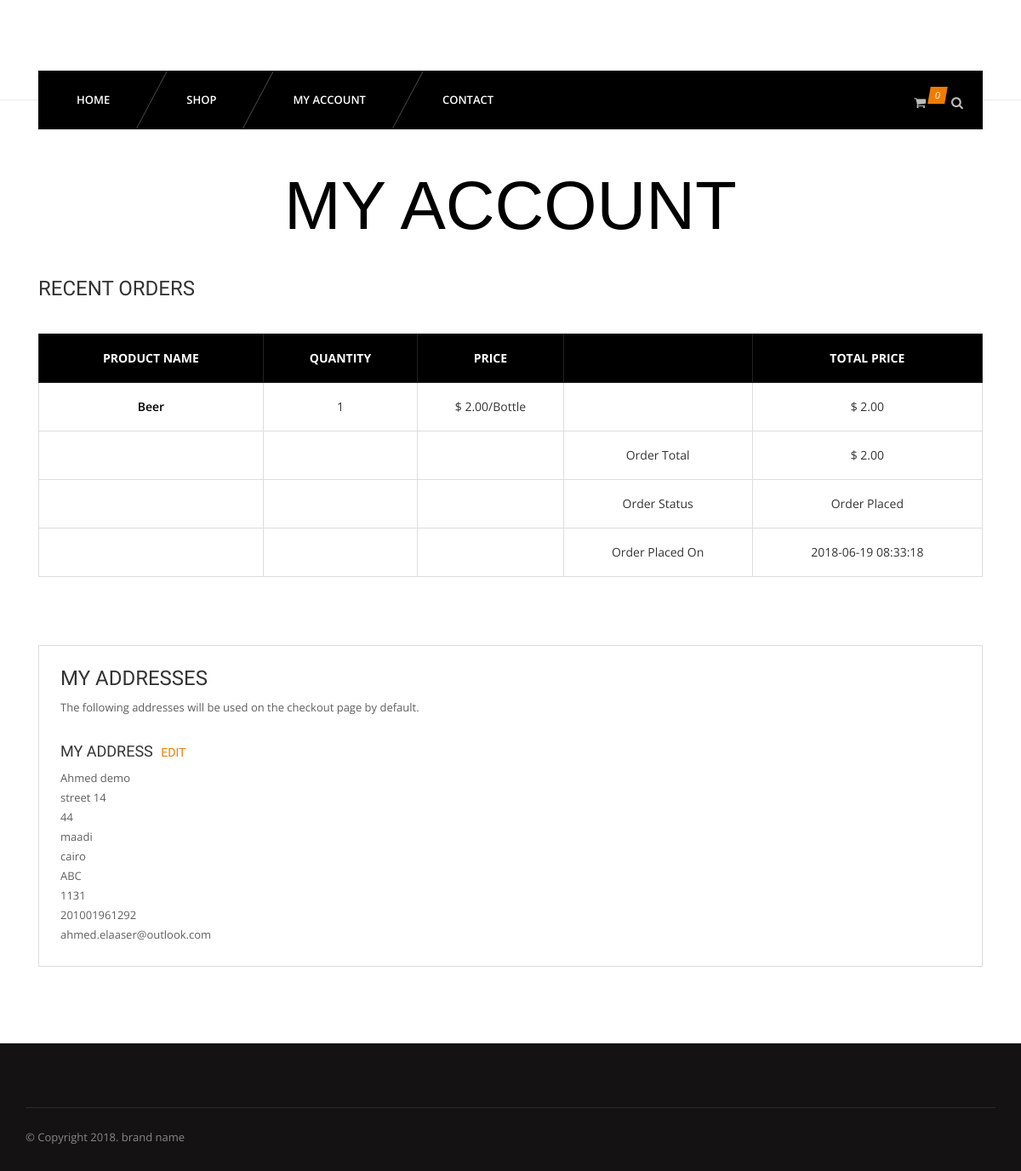
/view-order.php?id=7 (signed in), run on the app's committed database.
### tables this page shows
CREATE TABLE `orderitems` (
  `id` int(11) NOT NULL,
  `pid` int(11) NOT NULL,
  `pquantity` varchar(255) NOT NULL,
  `orderid` int(11) NOT NULL,
  `productprice` varchar(255) NOT NULL
);

CREATE TABLE `products` (
  `id` int(11) NOT NULL,
  `name` varchar(255) NOT NULL,
  `catid` int(11) NOT NULL,
  `price` varchar(255) NOT NULL,
  `thumb` varchar(255) NOT NULL,
  `description` varchar(255) NOT NULL,
  `unit` text NOT NULL
);

CREATE TABLE `orders` (
  `id` int(11) NOT NULL,
  `uid` int(11) NOT NULL,
  `totalprice` varchar(255) NOT NULL,
  `orderstatus` varchar(255) NOT NULL,
  `shipping` varchar(30) NOT NULL,
  `paymentmode` varchar(255) NOT NULL,
  `timestamp` datetime NOT NULL DEFAULT CURRENT_TIMESTAMP
);

CREATE TABLE `users` (
  `id` int(11) NOT NULL,
  `email` varchar(255) NOT NULL,
  `password` varchar(255) NOT NULL,
  `timestamp` datetime NOT NULL DEFAULT CURRENT_TIMESTAMP
);

CREATE TABLE `usersmeta` (
  `id` int(11) NOT NULL,
  `uid` int(11) NOT NULL,
  `firstname` varchar(255) NOT NULL,
  `lastname` varchar(255) NOT NULL,
  `company` varchar(255) NOT NULL,
  `address1` varchar(255) NOT NULL,
  `address2` varchar(255) NOT NULL,
  `city` varchar(255) NOT NULL,
  `state` varchar(255) NOT NULL,
  `country` varchar(255) NOT NULL,
  `zip` varchar(255) NOT NULL,
  `mobile` varchar(255) NOT NULL,
  `balance` varchar(10) NOT NULL DEFAULT '0'
);

### view-order.php (the view, shortened to what this page needs)
<?php
	require_once 'config/connect.php';
include 'inc/header.php';
include 'inc/nav.php';
$uid = $_SESSION['customerid'];
?>
	<section id="content">
		<div class="content-blog content-account">
			<div class="container">
				<div class="row">
					<div class="page_header text-center">
						<h2>My Account</h2>
					</div>
					<div class="col-md-12">
			<h3>Recent Orders</h3>
			<br>
			<table class="cart-table account-table table table-bordered">
				<thead>
					<tr>
						<th>Product Name</th>
						<th>Quantity</th>
						<th>Price</th>
						<th></th>
						<th>Total Price</th>
					</tr>
				</thead>
				<tbody>
				<?php
					if(isset($_GET['id']) & !empty($_GET['id'])){
						$oid = $_GET['id'];
					}else{
						header('location: my-account.php');
					}
					$ordsql = "SELECT * FROM orders WHERE uid='$uid' AND id='$oid'";
					$ordres = mysqli_query($connection, $ordsql);
					$ordr = mysqli_fetch_assoc($ordres);
					$orditmsql = "SELECT * FROM orderitems o JOIN products p WHERE o.pid=p.id and o.orderid=$oid";
					$orditmres = mysqli_query($connection, $orditmsql);
					while($orditmr = mysqli_fetch_assoc($orditmres)){
				?>
					<tr>
						<td>
							<a href="single.php?id=<?php echo $orditmr['pid']; ?>"><?php echo substr($orditmr['name'], 0, 25); ?></a>
						</td>
						<td>
							<?php echo $orditmr['pquantity']; ?>
						</td>
						<td>
							$ <?php echo $orditmr['productprice']; ?>/<?php echo $orditmr['unit']; ?>
						</td>
						<td>
						</td>
						<td>
							$ <?php echo number_format($orditmr['productprice']*$orditmr['pquantity'], 2); ?>
						</td>
					</tr>
				<?php } ?>
					<tr>
						<td></td>
						<td></td>
						<td></td>
						<td>
							Order Total
						</td>
						<td>
							$ <?php echo number_format($ordr['totalprice'], 2); ?>
						</td>
					</tr>
					<tr>
						<td></td>
						<td></td>
						<td></td>
						<td>
							Order Status
						</td>
						<td>
							<?php echo $ordr['orderstatus']; ?>
						</td>
					</tr>
					<tr>
						<td></td>
						<td></td>
						<td></td>
						<td>
							Order Placed On
						</td>
						<td>
							<?php echo $ordr['timestamp']; ?>
						</td>
					</tr>
				</tbody>
			</table>
			<br>
			<br>
			<br>
			<div class="ma-address">
						<h3>My Addresses</h3>
						<p>The following addresses will be used on the checkout page by default.</p>
			<div class="row">
				<div class="col-md-6">
								<h4>My Address <a href="edit-address.php">Edit</a></h4>
					<?php
						$csql = "SELECT u1.firstname, u1.lastname, u1.address1, u1.address2, u1.city, u1.state, u1.country, u1.company, u.email, u1.mobile, u1.zip FROM users u JOIN usersmeta u1 WHERE u.id=u1.uid AND u.id=$uid";
						$cres = mysqli_query($connection, $csql);
						if(mysqli_num_rows($cres) == 1){
							$cr = mysqli_fetch_assoc($cres);
							echo "<p>".$cr['firstname'] ." ". $cr['lastname'] ."</p>";
							echo "<p>".$cr['address1'] ."</p>";
							echo "<p>".$cr['address2'] ."</p>";
							echo "<p>".$cr['city'] ."</p>";
							echo "<p>".$cr['state'] ."</p>";
							echo "<p>".$cr['company'] ."</p>";
							echo "<p>".$cr['zip'] ."</p>";
							echo "<p>".$cr['mobile'] ."</p>";
							echo "<p>".$cr['email'] ."</p>";
						}
					?>
				</div>
				<div class="col-md-6">
				</div>
			</div>
			</div>
					</div>
				</div>
			</div>
		</div>
	</section>
<?php include 'inc/footer.php' ?>

### css/light.css (style rules this page uses)
body { background-color:#fff; }
p { color:#5f5f5f; }

### data on the page
orderitems: products.name "Beer", pquantity "1", productprice "2.00", products.unit "Bottle", $orditmr['productprice']*$orditmr['pquantity'] "2.00"
orders: totalprice "2.00", orderstatus "Order Placed", timestamp "2018-06-19 08:33:18"
users: usersmeta.firstname "Ahmed", usersmeta.lastname "demo", usersmeta.address1 "street 14", usersmeta.address2 "44", usersmeta.city "maadi", usersmeta.state "cairo", usersmeta.company "ABC", usersmeta.zip "1131", usersmeta.mobile "201001961292", email "ahmed.elaaser@outlook.com"

### other printed values
count($cart) "0"
